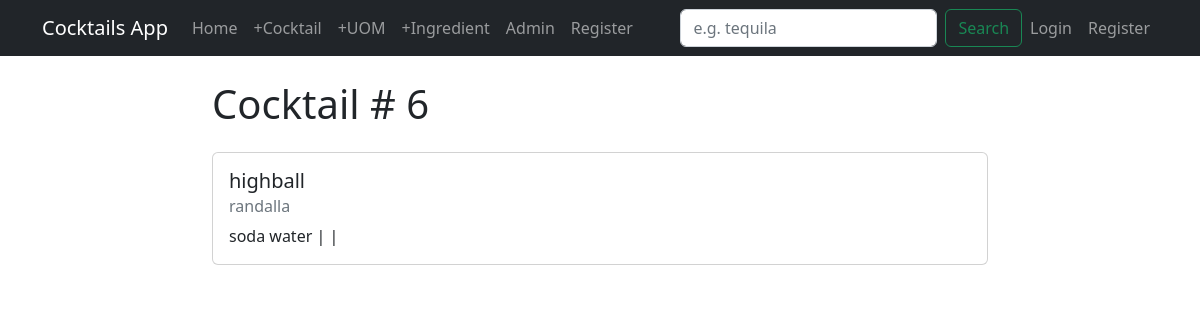
/cocktail/6, run on the app's committed database.
### cocktails/models.py (models this page shows, shortened)
class Cocktail(models.Model):
  name = models.CharField(max_length=100, unique=True)
  slug = models.SlugField(blank=True, null=True)
  notes = models.TextField(blank=True)
  uom = models.ForeignKey(UOM, on_delete=models.SET_NULL, blank=True, null=True)
  quantity = models.ForeignKey(Quantity, on_delete=models.SET_NULL, blank=True, null=True)
  ingredients = models.ForeignKey(Ingredient, on_delete=models.SET_NULL, blank=True, null=True)
  author = models.ForeignKey(User, on_delete=models.CASCADE)

class Ingredient(models.Model):
  name = models.TextField(unique=True)
  alcohol_content = models.DecimalField(max_digits=3, decimal_places=0, validators=PERCENTAGE_VALIDATOR, blank=False)
  def __str__(self):
    return self.name

### cocktails/views.py (the view)
# urls.py: path('cocktail/<int:pk>', views.CocktailDetailView.as_view(), name="cocktails-detail"),
class CocktailDetailView(DetailView):
  model = models.Cocktail

### cocktails/templates/cocktails/cocktail_detail.html (shortened to what this page needs)
{% extends "cocktails/base.html" %}
{% block content %}
<h1>Cocktail # {{object.id}}</h1>
<div class="card my-4">
  <div class="card-body">
    <h5 class="card-title">{{ object.name }}</h5>
    <h6 class="card-subtitle mb-2 text-muted">{{ object.author }}</h6>
    <p class="card-text"> {{object.ingredients}} | {{object.notes}} | {{object.alcohol_content}} </p>
  </div>
</div>
{% endblock content %}

### data on the page
Cocktail: id "6", name "highball", author "randalla", ingredients "soda water"
